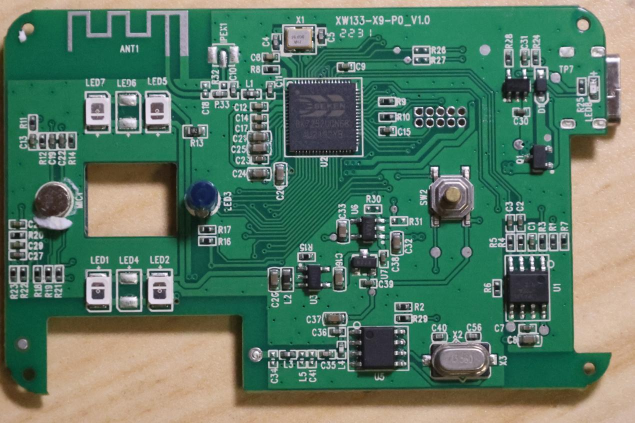
#> input picture src/pcb_app/assets/full_reference.png, 1269 x 846 px (shown at 1/2 size)
$ python -i legacy.py   (imports and definitions only)   (older library calls are emulated)
#> lines starting #> are read from the running program, lines starting #| are printed output that depends on the picture; after the words box and inside, x2 and y2 are one past the last pixel; in counts of white or black regions, pixels touching at a corner belong together
#> further down, picture is the input picture: shape (846, 1269, 3); mean B, G, R 102.1, 122, 89.3
from pathlib import Path
ASSETS = Path(__file__).parent / 'assets'
from uuid import uuid4
import csv
import hashlib
import html
import json
import os
import shutil
import sys
import threading
import time
import traceback
import cv2
import numpy as np
APP_VERSION = 'component-workflow/0.2'
MAX_BYTES = 12 * 1024 * 1024

class ImageRejected(ValueError):
    pass

def sha(data):
    return hashlib.sha256(data).hexdigest()

# [31 lines left out: functions file_from_widget, decode, jpeg, not called in this run]

def prepare_board(image):
    original_h, original_w = image.shape[:2]
#> original_h = 846; original_w = 1269
    scale = min(1.0, 1400 / max(original_h, original_w))
#> scale = 1
    small = cv2.resize(image, None, fx=scale, fy=scale) if scale < 1 else image.copy()
    h, w = small.shape[:2]
#> h = 846; w = 1269
    hsv = cv2.cvtColor(small, cv2.COLOR_BGR2HSV)
#> hsv: shape (846, 1269, 3); mean H, S, V 67, 120.7, 129.9
    green = cv2.inRange(hsv, np.array([30, 45, 25]), np.array([105, 255, 255]))
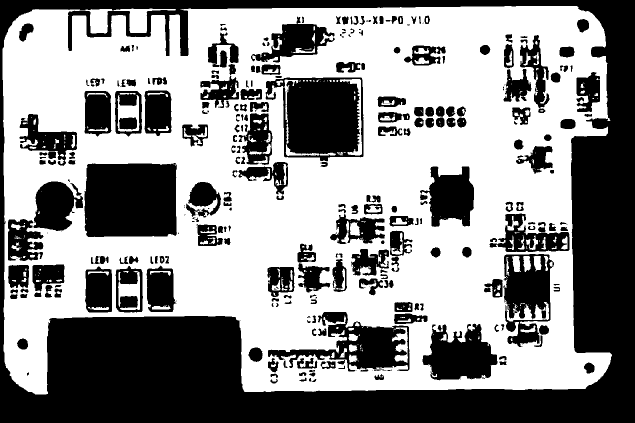
#> green: shape (846, 1269) (shown at 1/2 size); 56.1% white; 333 black regions (76 under 20 px), largest, box (x1, y1, x2, y2) and area: (0, 0, 1269, 846) 248984, (169, 326, 354, 474) 26289, (531, 155, 727, 323) 23557
    closed = cv2.morphologyEx(green, cv2.MORPH_CLOSE, np.ones((9, 9), np.uint8))
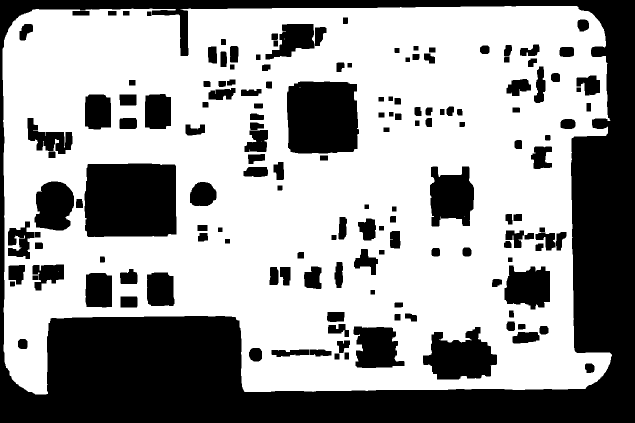
#> closed: shape (846, 1269) (shown at 1/2 size); 62.3% white; 155 black regions
    contours, _ = cv2.findContours(closed, cv2.RETR_EXTERNAL, cv2.CHAIN_APPROX_SIMPLE)
#> contours = 1 contour; box (x1, y1, x2, y2) and area: (5, 12, 1224, 789) 826334
    contour = max(contours, key=cv2.contourArea) if contours else None
#> contour = contour of 590 points, box (x1, y1, x2, y2) (5, 12, 1224, 789), area 826334
    body = np.full((h, w), 255, np.uint8)
    substrate = 'full_frame'
    if contour is not None and cv2.contourArea(contour) >= 0.12 * h * w:
        x, y, bw, bh = cv2.boundingRect(contour)
#> x = 5; y = 12; bw = 1219; bh = 777
        x0, y0, x1, y1 = (max(0, x - 8), max(0, y - 8), min(w, x + bw + 8), min(h, y + bh + 8))
#> x0 = 0; y0 = 4; x1 = 1232; y1 = 797
        body[:] = 0
        cv2.drawContours(body, [contour], -1, 255, -1)
#> body: shape (846, 1269); 77.2% white; 1 black region, box (x1, y1, x2, y2) and area: (0, 0, 1269, 846) 244918
        substrate = 'green_substrate'
        warm = cv2.inRange(hsv, np.array([0, 35, 65]), np.array([29, 255, 255]))
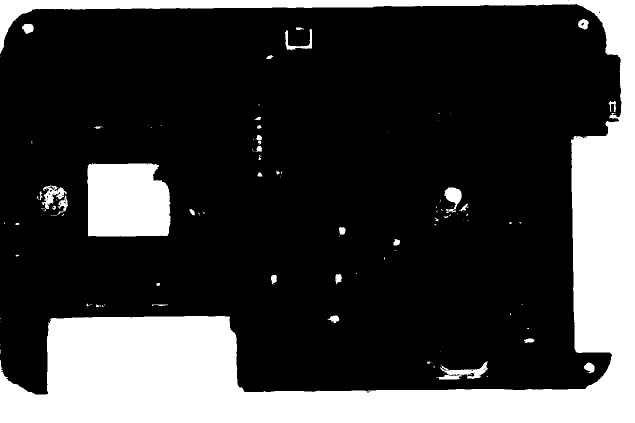
#> warm: shape (846, 1269) (shown at 1/2 size); 24.2% white; 117 white regions (77 under 20 px), largest, box (x1, y1, x2, y2) and area: (0, 0, 1269, 846) 229555, (174, 327, 341, 473) 22586, (872, 722, 976, 759) 1420
        warm[body == 0] = 0
#> warm: shape (846, 1269); 2.8% white; 123 white regions (85 under 20 px), largest, box (x1, y1, x2, y2) and area: (174, 327, 341, 473) 22586, (872, 722, 976, 759) 1420, (888, 375, 924, 426) 971
        count, labels, stats, _ = cv2.connectedComponentsWithStats(warm)
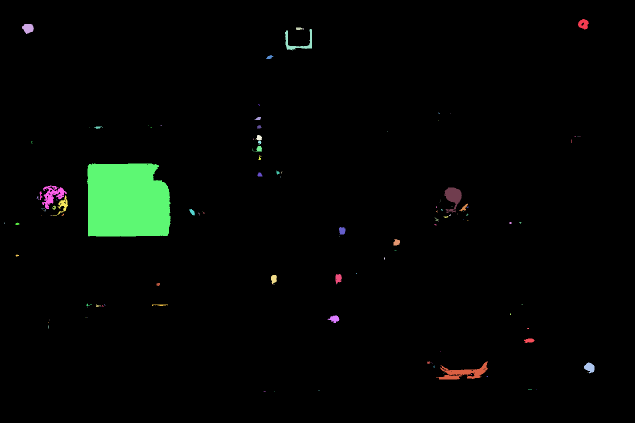
#> labels: shape (846, 1269) int32 (shown at 1/2 size); 124 distinct labels, from 0 to 123; one colour per label, 0 black
#> count = 124; stats = 124 rows, first 6: [0, 0, 1269, 846, 1043315], [1156, 38, 22, 21, 302], [44, 48, 24, 20, 339], [592, 55, 13, 5, 56], [606, 57, 2, 2, 4], [570, 58, 54, 43, 586]
        large_holes = [i for i in range(1, count) if stats[i, cv2.CC_STAT_AREA] > 0.002 * np.count_nonzero(body)]
#> large_holes = [34]
        if large_holes:
            body[np.isin(labels, large_holes)] = 0
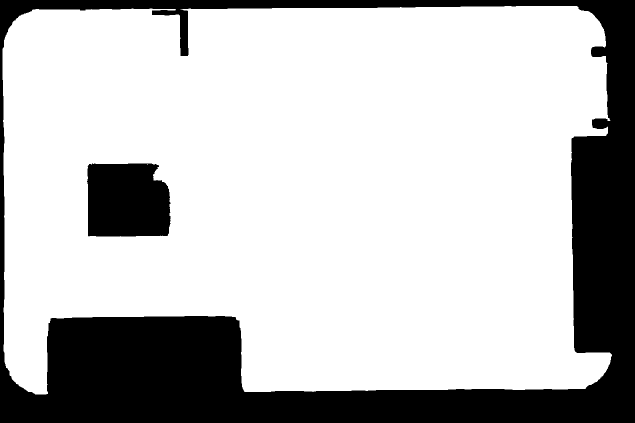
#> body: shape (846, 1269) (shown at 1/2 size); 75.1% white; 2 black regions, box (x1, y1, x2, y2) and area: (0, 0, 1269, 846) 244918, (174, 327, 341, 473) 22586
    else:
        x0, y0, x1, y1 = (0, 0, w, h)
    crop = small[y0:y1, x0:x1]
    factor = 1600 / max(crop.shape[:2])
#> factor = 1.3
    width = max(160, int(round(crop.shape[1] * factor / 4)) * 4)
#> width = 1600
    height = max(160, int(round(crop.shape[0] * factor / 4)) * 4)
#> height = 1028
    canonical = cv2.resize(crop, (width, height), interpolation=cv2.INTER_AREA)
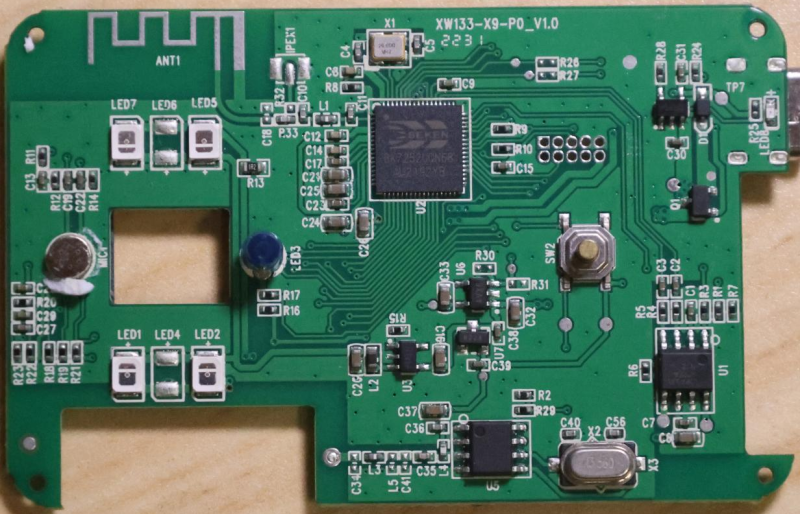
#> canonical: shape (1028, 1600, 3) (shown at 1/2 size); mean B, G, R 98.5, 117.8, 78.9
    mask = cv2.resize(body[y0:y1, x0:x1], (width, height), interpolation=cv2.INTER_NEAREST)
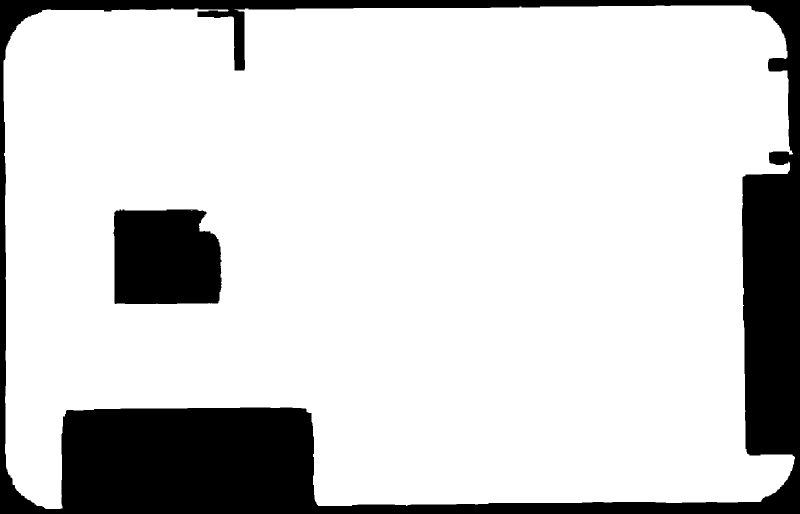
#> mask: shape (1028, 1600) (shown at 1/2 size); 82.5% white; 2 black regions, box (x1, y1, x2, y2) and area: (0, 0, 1600, 1028) 249825, (226, 419, 443, 608) 37918
    transform = np.array([[width / (x1 - x0) * scale, 0, -x0 * width / (x1 - x0)], [0, height / (y1 - y0) * scale, -y0 * height / (y1 - y0)], [0, 0, 1.0]], dtype=np.float64)
#> transform = [[1.3, 0, 0], [0, 1.3, -5.19], [0, 0, 1]]
    return (canonical, mask, {'original_shape': list(image.shape), 'crop_scaled_xyxy': [x0, y0, x1, y1], 'canonical_shape': list(canonical.shape), 'crop_method': substrate, 'original_to_canonical': transform.tolist()})

class ReferenceEngine:

    # [63 lines left out: functions __init__, enroll, align, not called in this run]
'Component descriptors, not whole-image pixel subtraction.\n\nBinary occupancy is supplied by the FPGA at runtime and NumPy in offline QA.\nHOG and color distributions describe the rectified component body and pads.\n'
import cv2
import numpy as np

# [37 lines left out: functions gradient_histogram, patch_for, gray_patch, describe, not called in this run]

def distances(feature, samples):
    return np.mean((np.asarray(samples) - feature) ** 2, axis=1)

# [19 lines left out: functions classify, classify_shifted, not called in this run]
import cv2, numpy as np

# [7 lines left out: function orientation_feature, not called in this run]
from pathlib import Path
import cv2, numpy as np

# [21 lines left out: functions ring_score, marker, not called in this run]

class HardwareBindings:

    # [26 lines left out: function __init__, not called in this run]
import base64, zlib
'Runtime appended to the standalone notebook by package_app.py.'
STATE_CN = {'normal': '未见已启用缺陷', 'missing': '缺件', 'rotated_180': '焊反（180°）', 'tilted': '歪斜', 'uncertain': '待确认', 'not_calibrated': '未标定', 'not_applicable': '不适用', 'candidate_reverse': '疑似焊反（扩展规则）', 'candidate_normal': '方向外观一致（扩展规则）'}
TYPE_CN = {'U': '芯片/IC', 'C': '电容', 'R': '电阻', 'L': '电感', 'X': '晶振', 'SW': '开关', 'LED': '发光器件', 'MIC': '麦克风'}
DISPLAY_BOXES = {'C14': [635, 293, 674, 315], 'C17': [635, 317, 674, 337]}

# [27 lines left out: functions task_cn, component_type, plain_json, score_choice, not called in this run]

class ComponentVision:

    # [164 lines left out: functions __init__, enroll, align, prepare_tiles, source_size, classify_components and 1 more, not called in this run]

class ComponentSession(HardwareBindings):

    # [23 lines left out: functions __init__, register, not called in this run]

    def profiles(self):
        return sorted((self.root / 'component_registered_boards').glob('board_*/profile.json'))

    # [122 lines left out: functions load_profile, validate_custom, add_custom, inspect, save, not called in this run]
PHOTO_REQUIREMENTS = '<b>照片要求</b><br>同型号、同一面；平放拍摄，整块板及待检元件完整入镜。允许图片尺寸、板子位置、缩放和面内旋转不同，程序自动对齐。<br>避免强反光、阴影和遮挡；对焦到小元件。最小待检元件在原图中短边建议至少15像素，芯片圆点、缺口或方向文字必须看得清。不要仅放大模糊照片。<br>JPG/PNG，单张不超过12MB、2000万像素。参考板须人工确认元件齐全、方向正确。'

class ComponentUI:

    # [45 lines left out: function __init__, not called in this run]

    def message(self, text, error=False):
        color = '#b91c1c' if error else '#334155'
        self.status.value = '<p style="padding:12px;background:#f1f5f9;color:' + color + '">' + html.escape(str(text)) + '</p>'

    # [205 lines left out: functions set_busy, refresh_profiles, clear_result, reference_changed, target_changed, error and 9 more, not called in this run]
# [2 lines not run here, left out]

>>> import cv2
>>> picture = cv2.imread('assets/full_reference.png')
>>> result = prepare_board(picture)

$ run again, on research/baseline/data/raw/S01/S01_B01_1.jpg
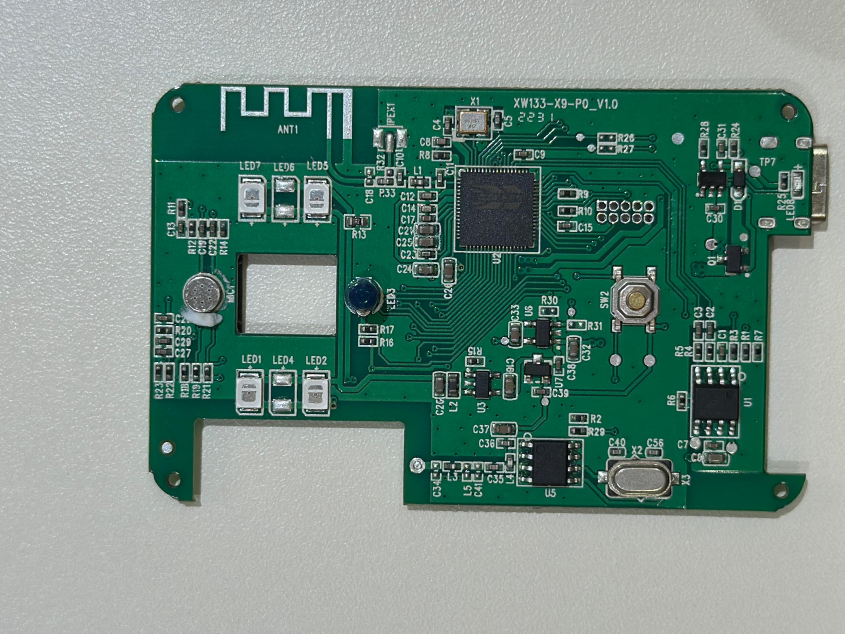
#> input picture research/baseline/data/raw/S01/S01_B01_1.jpg, 2533 x 1900 px (shown at 1/3 size)
#> picture is the input picture: shape (1900, 2533, 3); mean B, G, R 132.4, 141.8, 114.9
#> hsv: shape (1050, 1400, 3); mean H, S, V 67.1, 84.6, 141.9
#> green: shape (1050, 1400); 36% white; 950 white regions (804 under 20 px), largest, box (x1, y1, x2, y2) and area: (247, 136, 1372, 850) 497339, (1146, 608, 1225, 726) 4539, (755, 277, 895, 418) 4261
#> closed: shape (1050, 1400); 41.9% white; 34 white regions (26 under 20 px)
#> contours = 2 contours; box (x1, y1, x2, y2) and area: (247, 136, 1375, 852) 682671, (1362, 309, 1374, 360) 140
#> contour = contour of 500 points, box (x1, y1, x2, y2) (247, 136, 1375, 852), area 682671
#> x = 247; y = 136; bw = 1128; bh = 716
#> x0 = 239; y0 = 128; x1 = 1383; y1 = 860
#> body: shape (1050, 1400); 46.6% white; 1 white region, box (x1, y1, x2, y2) and area: (247, 136, 1375, 852) 684695
#> in prepare_board, `warm[body == 0] = 0`:
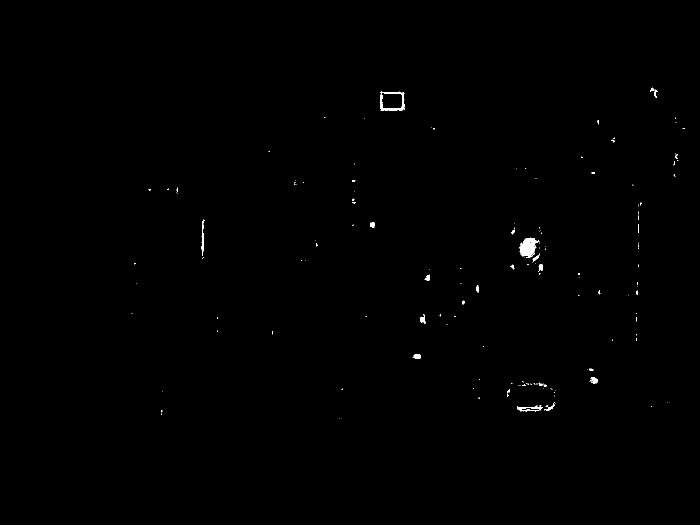
#> warm: shape (1050, 1400) (shown at 1/2 size); 0.25% white; 183 white regions (157 under 20 px), largest, box (x1, y1, x2, y2) and area: (1038, 475, 1080, 516) 957, (760, 183, 810, 221) 557, (1034, 811, 1085, 823) 250
#> labels: shape (1050, 1400) int32; 184 distinct labels, from 0 to 183
#> count = 184; stats = 184 rows, first 6: [0, 0, 1400, 1050, 1466327], [1300, 175, 9, 8, 33], [1308, 179, 7, 16, 52], [760, 183, 50, 38, 557], [808, 186, 1, 1, 1], [808, 199, 1, 1, 1]
#> large_holes = []
#> in prepare_board, `mask = cv2.resize(body[y0:y1, x0:x1], (width, height), interpolation=c..`:
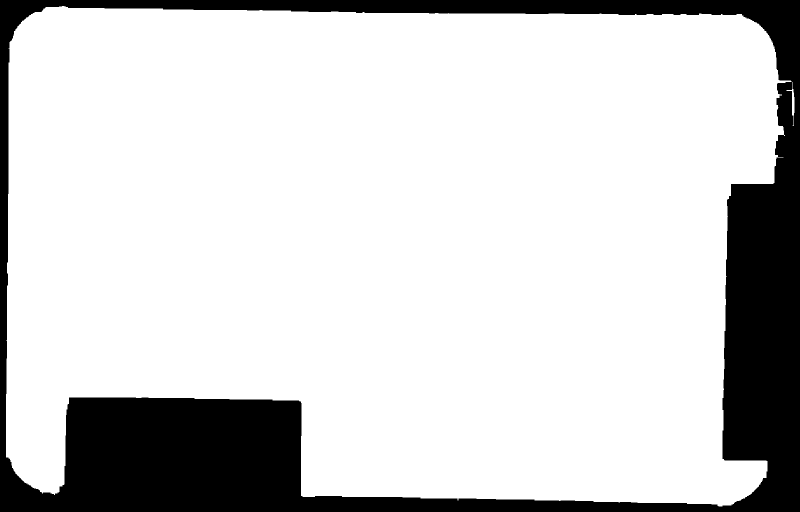
#> mask: shape (1024, 1600) (shown at 1/2 size); 81.8% white; 1 black region, box (x1, y1, x2, y2) and area: (0, 0, 1600, 1024) 298504
#> transform = [[0.773, 0, -334.3], [0, 0.773, -179.1], [0, 0, 1]]

$ run again, on research/baseline/data/raw/S01/S01_B01_2.jpg
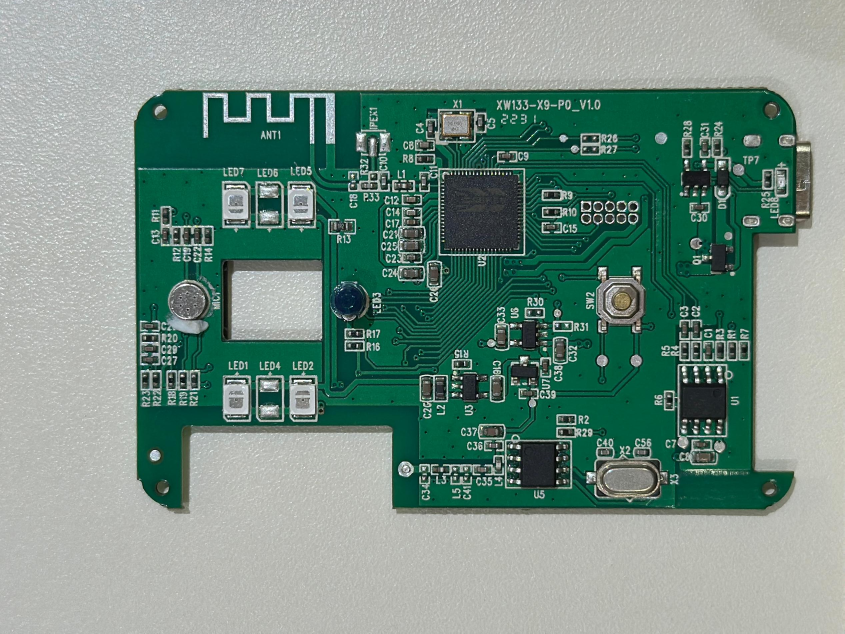
#> input picture research/baseline/data/raw/S01/S01_B01_2.jpg, 2533 x 1900 px (shown at 1/3 size)
#> picture is the input picture: shape (1900, 2533, 3); mean B, G, R 133, 143.5, 117
#> hsv: shape (1050, 1400, 3); mean H, S, V 61.9, 84.2, 143.6
#> green: shape (1050, 1400); 35.8% white; 951 white regions (818 under 20 px), largest, box (x1, y1, x2, y2) and area: (222, 144, 1344, 847) 498711, (729, 281, 869, 422) 4209, (839, 732, 893, 808) 1660
#> closed: shape (1050, 1400); 41.9% white; 19 white regions (13 under 20 px)
#> contours = 5 contours, 4 with area under 20; largest, box (x1, y1, x2, y2) and area: (222, 144, 1347, 848) 683413
#> contour = contour of 524 points, box (x1, y1, x2, y2) (222, 144, 1347, 848), area 683413
#> x = 222; y = 144; bw = 1125; bh = 704
#> x0 = 214; y0 = 136; x1 = 1355; y1 = 856
#> body: shape (1050, 1400); 46.6% white; 1 white region, box (x1, y1, x2, y2) and area: (222, 144, 1347, 848) 685395
#> in prepare_board, `warm[body == 0] = 0`:
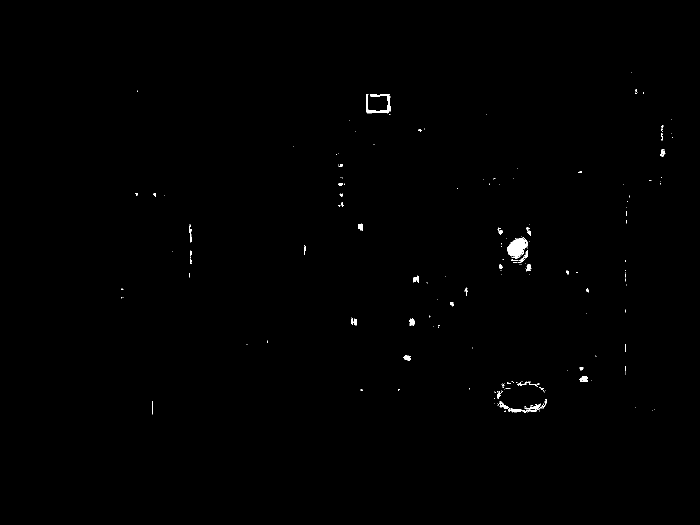
#> warm: shape (1050, 1400) (shown at 1/2 size); 0.3% white; 181 white regions (142 under 20 px), largest, box (x1, y1, x2, y2) and area: (1015, 474, 1056, 518) 1055, (732, 188, 781, 227) 562, (1017, 817, 1073, 825) 204
#> labels: shape (1050, 1400) int32; 182 distinct labels, from 0 to 181
#> count = 182; stats = 182 rows, first 6: [0, 0, 1400, 1050, 1465528], [1263, 144, 1, 1, 1], [1271, 178, 3, 5, 14], [274, 181, 2, 3, 4], [1270, 185, 3, 3, 5], [1275, 184, 1, 1, 1]
#> large_holes = []
#> in prepare_board, `mask = cv2.resize(body[y0:y1, x0:x1], (width, height), interpolation=c..`:
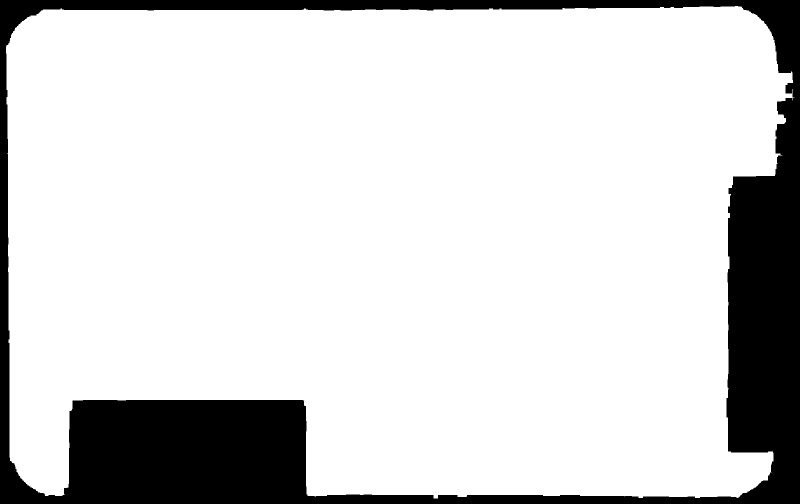
#> mask: shape (1008, 1600) (shown at 1/2 size); 83.4% white; 1 black region, box (x1, y1, x2, y2) and area: (0, 0, 1600, 1008) 267516
#> transform = [[0.775, 0, -300.1], [0, 0.774, -190.4], [0, 0, 1]]
